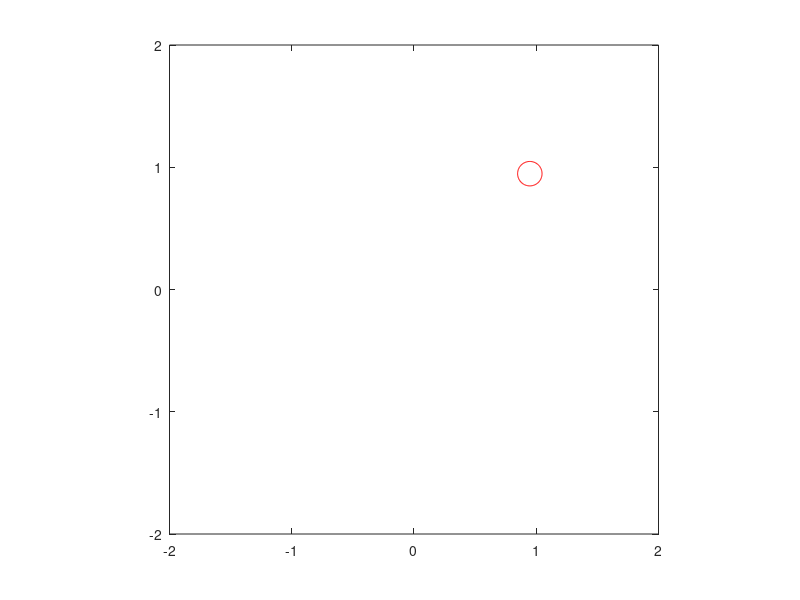

Write MATLAB code to recreate this figure.
c = [0 0] ;   % center of circle
th = linspace(0,2*pi) ;
r = 0.1;
x = c(1)+r*cos(th) ;
y = c(1)+r*sin(th) ;
h = plot(x,y,'r') ;
axis equal 
%%animation
for i = 1:100
    c = rand(1,2) ;  % center of circle
      x = c(1)+r*cos(th) ;
      y = c(1)+r*sin(th) ;
      set(h,'XData',x,'YData',y) ;
      axis([-2 2 -2 2])    
      drawnow
end